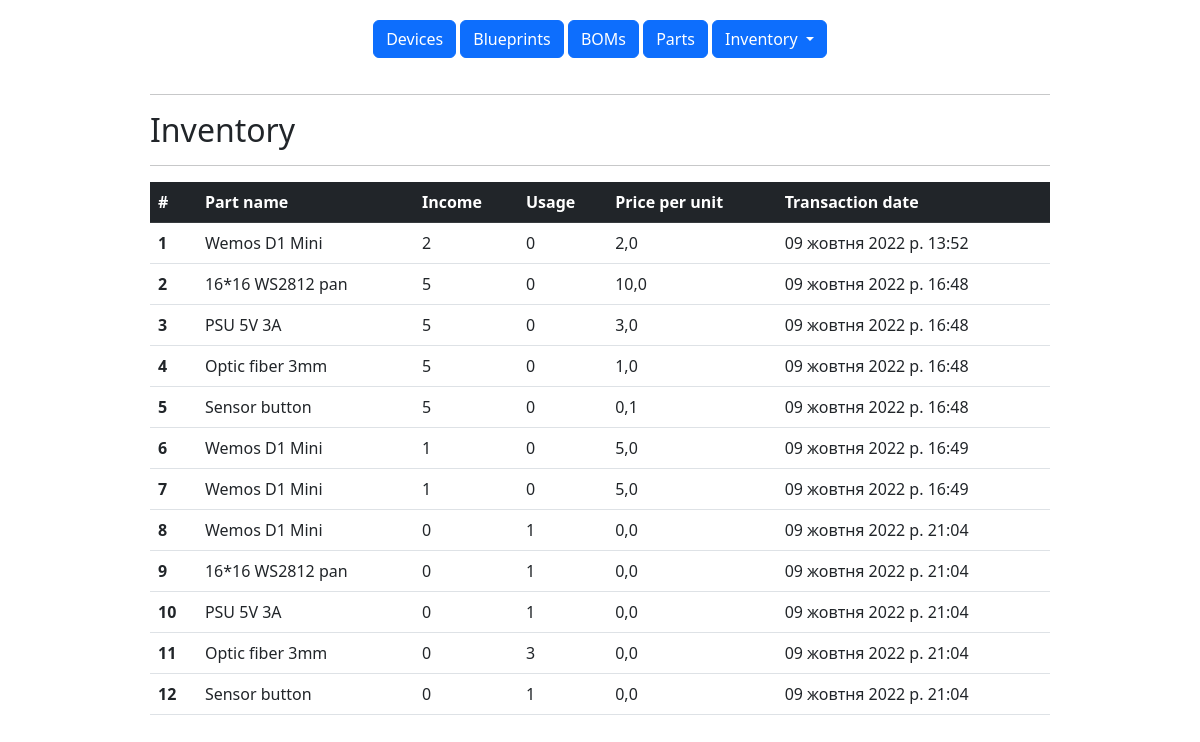
Screenshot of /inventory/ with the database file from the repository.
### inventory/models.py (models this page shows, shortened)
class Inventory(models.Model):
    income = models.IntegerField('Part income', default=0)
    usage = models.IntegerField('Part usage', default=0)
    price_per_unit = models.FloatField('Unit price', default=0)
    transaction_date = models.DateTimeField('Transaction date', auto_now_add=True)
    part = models.ForeignKey(Part, on_delete=models.CASCADE)
    device = models.ForeignKey(Device, on_delete=models.CASCADE, null=True, blank=True)
    blueprint = models.ForeignKey(Blueprint, on_delete=models.CASCADE, null=True, blank=True)
    class Meta:
        verbose_name = 'Inventory'
        verbose_name_plural = 'Inventories'

class Part(models.Model):
    part_name = models.CharField('Part name', max_length=200, unique=True)
    measure_unit = models.CharField('Measure unit', max_length=20)
    url = models.CharField('Shop URL', max_length=200)
    class Meta:
        verbose_name = 'Part'
        verbose_name_plural = 'Parts'

### inventory/views.py (the view)
# urls.py: path('inventory/', views.InventoryList.as_view(), name='inventory'),
class InventoryList(ListView):
    model = Inventory
    template_name = 'inventory.html'
    def get_context_data(self, *, object_list=None, **kwargs):
        context = super().get_context_data(**kwargs)
        context['menu'] = menu
        context['title'] = 'Inventory'
        return context

### templates/inventory.html (shortened to what this page needs)
{% extends 'base.html' %}
{% block content %}
    {% if inventory_list %}
    <div class="w-75 mx-auto">
<hr>
<h2>{{ title }}</h2>
<hr>
    <table class="table">
         <thead class="table-dark">
            <tr>
            <th scope="col">#</th>
            <th scope="col">Part name</th>
            <th scope="col">Income</th>
            <th scope="col">Usage</th>
            <th scope="col">Price per unit</th>
            <th scope="col">Transaction date</th>
            </tr>
  </thead>
  <tbody>
        {% for part in inventory_list %}
    <tr>
      <th scope="row">{{forloop.counter}}</th>
      <td>{{ part.part.part_name }}</td>
      <td>{{ part.income }}</td>
      <td>{{ part.usage }}</td>
      <td>{{ part.price_per_unit }}</td>
      <td>{{ part.transaction_date }}</td>
    </tr>
        {% endfor %}
    </tbody>
</table>
    {% else %}
        <hr>
        <p><strong>List is empty </strong></p>
    {% endif %}
    </div>
{% endblock %}

### rows the page displays
Inventory: part.part_name "Wemos D1 Mini", income "2", usage "0", price_per_unit "2,0", transaction_date "09 жовтня 2022 р. 13:52"
Inventory: part.part_name "16*16 WS2812 pan", income "5", usage "0", price_per_unit "10,0", transaction_date "09 жовтня 2022 р. 16:48"
Inventory: part.part_name "PSU 5V 3A", income "5", usage "0", price_per_unit "3,0", transaction_date "09 жовтня 2022 р. 16:48"
Inventory: part.part_name "Optic fiber 3mm", income "5", usage "0", price_per_unit "1,0", transaction_date "09 жовтня 2022 р. 16:48"
Inventory: part.part_name "Sensor button", income "5", usage "0", price_per_unit "0,1", transaction_date "09 жовтня 2022 р. 16:48"
Inventory: part.part_name "Wemos D1 Mini", income "1", usage "0", price_per_unit "5,0", transaction_date "09 жовтня 2022 р. 16:49"
Inventory: part.part_name "Wemos D1 Mini", income "1", usage "0", price_per_unit "5,0", transaction_date "09 жовтня 2022 р. 16:49"
Inventory: part.part_name "Wemos D1 Mini", income "0", usage "1", price_per_unit "0,0", transaction_date "09 жовтня 2022 р. 21:04"
Inventory: part.part_name "16*16 WS2812 pan", income "0", usage "1", price_per_unit "0,0", transaction_date "09 жовтня 2022 р. 21:04"
Inventory: part.part_name "PSU 5V 3A", income "0", usage "1", price_per_unit "0,0", transaction_date "09 жовтня 2022 р. 21:04"
Inventory: part.part_name "Optic fiber 3mm", income "0", usage "3", price_per_unit "0,0", transaction_date "09 жовтня 2022 р. 21:04"
Inventory: part.part_name "Sensor button", income "0", usage "1", price_per_unit "0,0", transaction_date "09 жовтня 2022 р. 21:04"

### other values shown
{{ item.title }} "Devices" "Blueprints" "BOMs" "Parts"
{{ title }} "Inventory"
